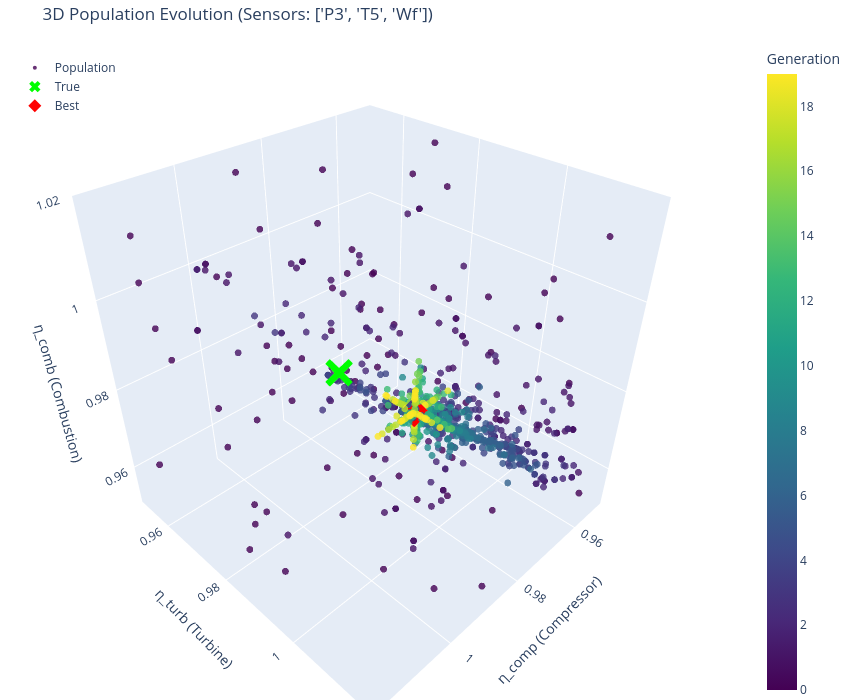

Notebook cell for this chart:
### Code cell
plot_ga_population_3d(ga, best_solution, true_health=[true_eta_comp, true_eta_turb,  true_eta_comb])

### Figure 1 — Plotly figure (JSON) as saved in the notebook; plotly's stock layout.template omitted (floating-point values rounded to 4 significant figures; data arrays with more than 128 entries replaced by an {"elided": "..."} marker saying what was removed)
{"data": [{"marker": {"color": {"elided": "2000 int values"}, "colorbar": {"title": {"text": "Generation"}}, "colorscale": [[0, "#440154"], [0.1111, "#482878"], [0.2222, "#3e4989"], [0.3333, "#31688e"], [0.4444, "#26828e"], [0.5556, "#1f9e89"], [0.6667, "#35b779"], [0.7778, "#6ece58"], [0.8889, "#b5de2b"], [1, "#fde725"]], "opacity": 0.8, "size": 4}, "mode": "markers", "name": "Population", "type": "scatter3d", "x": {"elided": "2000 float values"}, "y": {"elided": "2000 float values"}, "z": {"elided": "2000 float values"}}, {"marker": {"color": "lime", "size": 10, "symbol": "x"}, "mode": "markers", "name": "True", "type": "scatter3d", "x": [1.009], "y": [1.002], "z": [1.005]}, {"marker": {"color": "red", "size": 10, "symbol": "diamond"}, "mode": "markers", "name": "Best", "type": "scatter3d", "x": [0.9943], "y": [1.004], "z": [0.9907]}], "layout": {"height": 700, "legend": {"x": 0.02, "y": 0.98}, "margin": {"b": 0, "l": 0, "r": 0, "t": 40}, "scene": {"xaxis": {"range": [0.95, 1.02], "title": {"text": "η_comp (Compressor)"}}, "yaxis": {"range": [0.95, 1.02], "title": {"text": "η_turb (Turbine)"}}, "zaxis": {"range": [0.95, 1.02], "title": {"text": "η_comb (Combustion)"}}}, "title": {"text": "3D Population Evolution (Sensors: ['P3', 'T5', 'Wf'])"}, "width": 850}}
